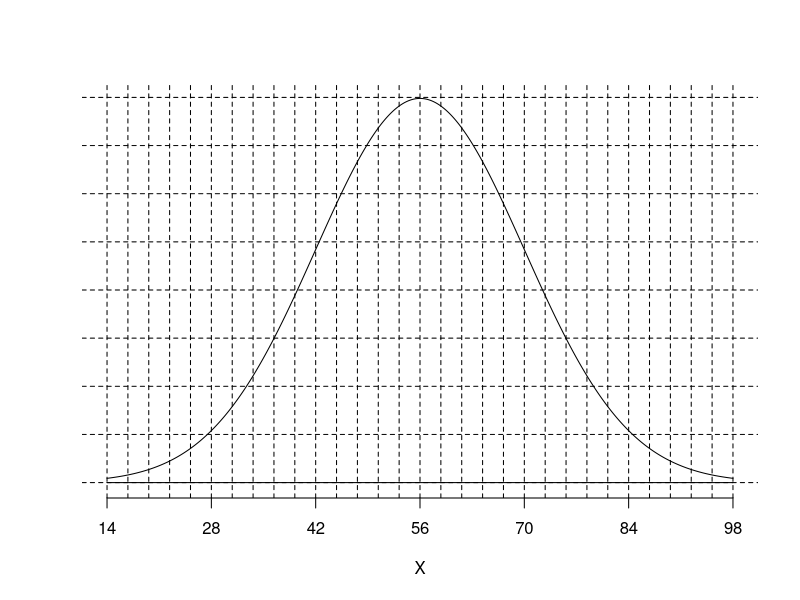
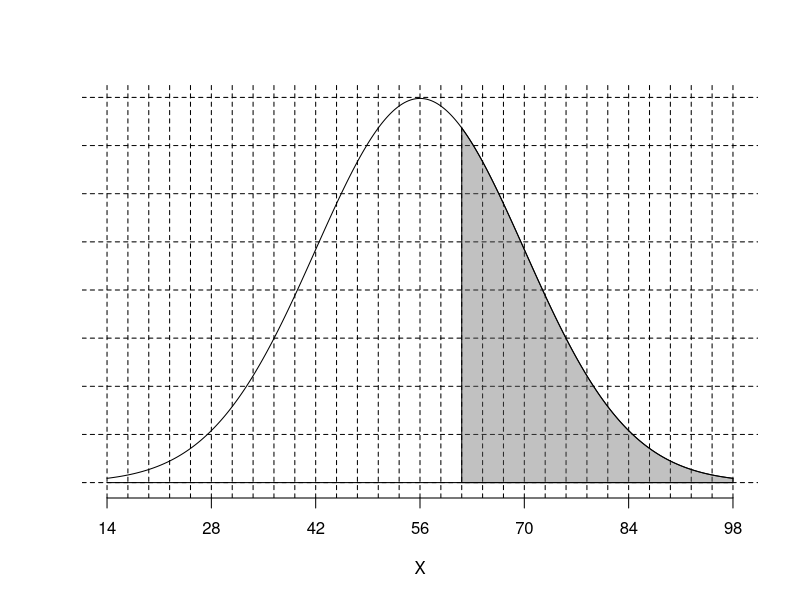

Write the R code that produced these figures, in order.
## ---- chunk 1
zs = (-3*5):(3*5)/5
ys = 0:8*0.05

z = sample((-1.4*5):(1.4*5)/5,1)
mu = sample(10:60,1)
si = sample(1:round(mu/3),1)
## ---- chunk 2
plot(0,0,type="n",ann=F,axes=F,xlim=c(-3,3),ylim=c(0,0.4))
abline(h = ys,lty=2)
abline(v=zs,lty=2)
lines((-300:300)/100,dnorm((-300:300)/100))
axis(1,at=(-3):(3),labels=-3:3*si+mu)
mtext("X",side=1,line = 3)
lines(c(-3,3),c(0,0))
## ---- chunk 3
plot(0,0,type="n",ann=F,axes=F,xlim=c(-3,3),ylim=c(0,0.4))
abline(h = ys,lty=2)
abline(v=zs,lty=2)
xs = (-300:300)/100
dn = dnorm(xs)
lines(xs,dn)
lines(c(-3,3),c(0,0))
polygon(c(xs[xs>=z],3,z),c(dn[xs>=z],0,0),col = rgb(0.4,0.4,0.4,0.4))
axis(1,at=(-3):(3),labels=-3:3*si+mu)
mtext("X",side=1,line = 3)
